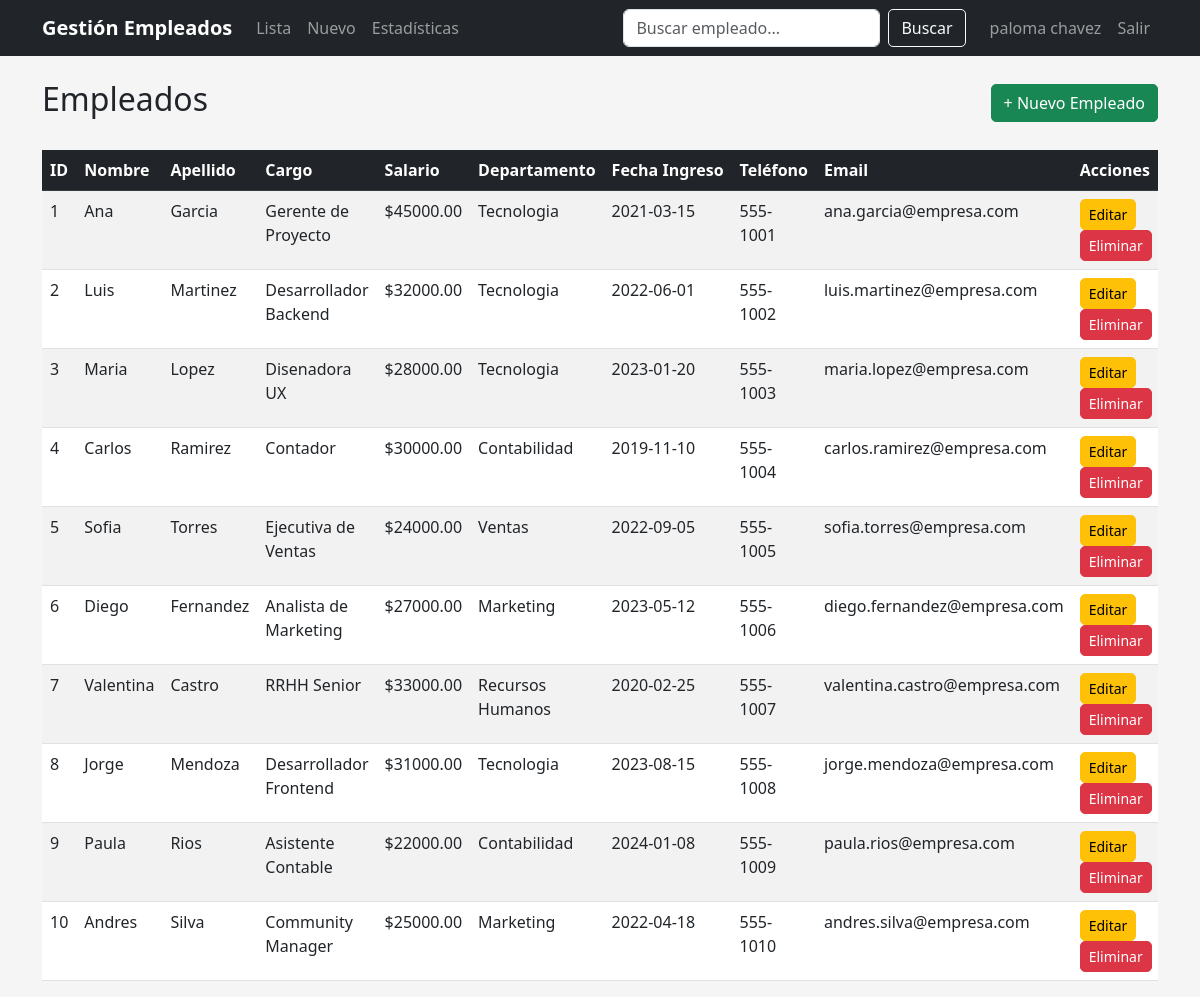
The page /empleados (signed in) on the database its author committed.
### tables this page shows
CREATE TABLE empleados (
            id INTEGER PRIMARY KEY AUTOINCREMENT,
            nombre TEXT NOT NULL,
            apellido TEXT NOT NULL,
            cargo TEXT NOT NULL,
            salario REAL,
            departamento TEXT,
            fecha_ingreso TEXT,
            telefono TEXT,
            email TEXT,
            usuario_id INTEGER,
            FOREIGN KEY (usuario_id) REFERENCES usuarios(id)
        );

### app.py (the view)
@app.route("/empleados")
def lista_empleados():
    if "user_id" not in session:
        return redirect(url_for("login"))
    conn = get_db()
    cursor = conn.cursor()
    cursor.execute("SELECT * FROM empleados WHERE usuario_id = ?", (session["user_id"],))
    empleados = cursor.fetchall()
    conn.close()
    return render_template("lista_empleados.html", empleados=empleados)

### app.py (called while the page is built)
def get_db():
    conn = sqlite3.connect(DATABASE)
    conn.row_factory = sqlite3.Row
    return conn

### templates/lista_empleados.html (shortened to what this page needs)
{% extends "base.html" %}
{% block content %}
<div class="d-flex justify-content-between align-items-center mb-4">
    <h2>Empleados</h2>
    <a href="{{ url_for('nuevo_empleado') }}" class="btn btn-success">+ Nuevo Empleado</a>
</div>
{% if empleados %}
<div class="table-responsive">
    <table class="table table-striped table-hover">
        <thead class="table-dark">
            <tr>
                <th>ID</th>
                <th>Nombre</th>
                <th>Apellido</th>
                <th>Cargo</th>
                <th>Salario</th>
                <th>Departamento</th>
                <th>Fecha Ingreso</th>
                <th>Teléfono</th>
                <th>Email</th>
                <th>Acciones</th>
            </tr>
        </thead>
        <tbody>
            {% for emp in empleados %}
            <tr>
                <td>{{ emp['id'] }}</td>
                <td>{{ emp['nombre'] }}</td>
                <td>{{ emp['apellido'] }}</td>
                <td>{{ emp['cargo'] }}</td>
                <td>${{ "%.2f"|format(emp['salario']) }}</td>
                <td>{{ emp['departamento'] }}</td>
                <td>{{ emp['fecha_ingreso'] }}</td>
                <td>{{ emp['telefono'] }}</td>
                <td>{{ emp['email'] }}</td>
                <td>
                    <a href="{{ url_for('editar_empleado', id=emp['id']) }}" class="btn btn-sm btn-warning">Editar</a>
                    <a href="{{ url_for('eliminar_empleado', id=emp['id']) }}" class="btn btn-sm btn-danger"
                       onclick="return confirm('¿Está seguro de eliminar este empleado?')">Eliminar</a>
                </td>
            </tr>
            {% endfor %}
        </tbody>
    </table>
</div>
{% else %}
<div class="alert alert-info">
    No hay empleados registrados. ¡Agregue uno nuevo!
</div>
{% endif %}
{% endblock %}

### templates/base.html (shortened to what this page needs)
<!DOCTYPE html>
<html lang="es">
<head>
    <link href="https://cdn.jsdelivr.net/npm/bootstrap@5.3.0/dist/css/bootstrap.min.css" rel="stylesheet">
    <link rel="stylesheet" href="{{ url_for('static', filename='css/estilos.css') }}">
</head>
<body>
    {% if session.get('user_id') %}
    <nav class="navbar navbar-expand-lg navbar-dark bg-dark">
        <div class="container">
            <a class="navbar-brand" href="{{ url_for('lista_empleados') }}">Gestión Empleados</a>
            <div class="collapse navbar-collapse" id="navbarNav">
                <ul class="navbar-nav me-auto">
                    <li class="nav-item">
                        <a class="nav-link" href="{{ url_for('lista_empleados') }}">Lista</a>
                    </li>
                    <li class="nav-item">
                        <a class="nav-link" href="{{ url_for('nuevo_empleado') }}">Nuevo</a>
                    </li>
                    <li class="nav-item">
                        <a class="nav-link" href="{{ url_for('estadisticas') }}">Estadísticas</a>
                    </li>
                </ul>
                <form class="d-flex me-3" action="{{ url_for('buscar_empleados') }}" method="GET">
                    <input class="form-control me-2" type="search" name="q" placeholder="Buscar empleado..." value="{{ request.args.get('q', '') }}">
                    <button class="btn btn-outline-light" type="submit">Buscar</button>
                </form>
                <ul class="navbar-nav">
                    <li class="nav-item">
                        <a class="nav-link" href="{{ url_for('perfil') }}">{{ session.get('nombre', 'Usuario') }}</a>
                    </li>
                    <li class="nav-item">
                        <a class="nav-link" href="{{ url_for('logout') }}">Salir</a>
                    </li>
                </ul>
            </div>
        </div>
    </nav>
    {% endif %}
    <div class="container mt-4">
        {% block content %}{% endblock %}
    </div>
</body>
</html>

### static/css/estilos.css (style rules this page uses)
body { background-color: #f5f5f5; font-family: 'Segoe UI', Tahoma, Geneva, Verdana, sans-serif; }
.navbar-brand { font-weight: bold; }
.table th { white-space: nowrap; }
.btn { border-radius: 5px; }

### rows shown on the page
empleados: id "1", nombre "Ana", apellido "Garcia", cargo "Gerente de Proyecto", salario "45000.00", departamento "Tecnologia", fecha_ingreso "2021-03-15", telefono "555-1001", email "ana.garcia@empresa.com"
empleados: id "2", nombre "Luis", apellido "Martinez", cargo "Desarrollador Backend", salario "32000.00", departamento "Tecnologia", fecha_ingreso "2022-06-01", telefono "555-1002", email "luis.martinez@empresa.com"
empleados: id "3", nombre "Maria", apellido "Lopez", cargo "Disenadora UX", salario "28000.00", departamento "Tecnologia", fecha_ingreso "2023-01-20", telefono "555-1003", email "maria.lopez@empresa.com"
empleados: id "4", nombre "Carlos", apellido "Ramirez", cargo "Contador", salario "30000.00", departamento "Contabilidad", fecha_ingreso "2019-11-10", telefono "555-1004", email "carlos.ramirez@empresa.com"
empleados: id "5", nombre "Sofia", apellido "Torres", cargo "Ejecutiva de Ventas", salario "24000.00", departamento "Ventas", fecha_ingreso "2022-09-05", telefono "555-1005", email "sofia.torres@empresa.com"
empleados: id "6", nombre "Diego", apellido "Fernandez", cargo "Analista de Marketing", salario "27000.00", departamento "Marketing", fecha_ingreso "2023-05-12", telefono "555-1006", email "diego.fernandez@empresa.com"
empleados: id "7", nombre "Valentina", apellido "Castro", cargo "RRHH Senior", salario "33000.00", departamento "Recursos Humanos", fecha_ingreso "2020-02-25", telefono "555-1007", email "valentina.castro@empresa.com"
empleados: id "8", nombre "Jorge", apellido "Mendoza", cargo "Desarrollador Frontend", salario "31000.00", departamento "Tecnologia", fecha_ingreso "2023-08-15", telefono "555-1008", email "jorge.mendoza@empresa.com"
empleados: id "9", nombre "Paula", apellido "Rios", cargo "Asistente Contable", salario "22000.00", departamento "Contabilidad", fecha_ingreso "2024-01-08", telefono "555-1009", email "paula.rios@empresa.com"
empleados: id "10", nombre "Andres", apellido "Silva", cargo "Community Manager", salario "25000.00", departamento "Marketing", fecha_ingreso "2022-04-18", telefono "555-1010", email "andres.silva@empresa.com"

### other values the page prints
{{ session.get('nombre', 'Usuario') }} "paloma chavez"
